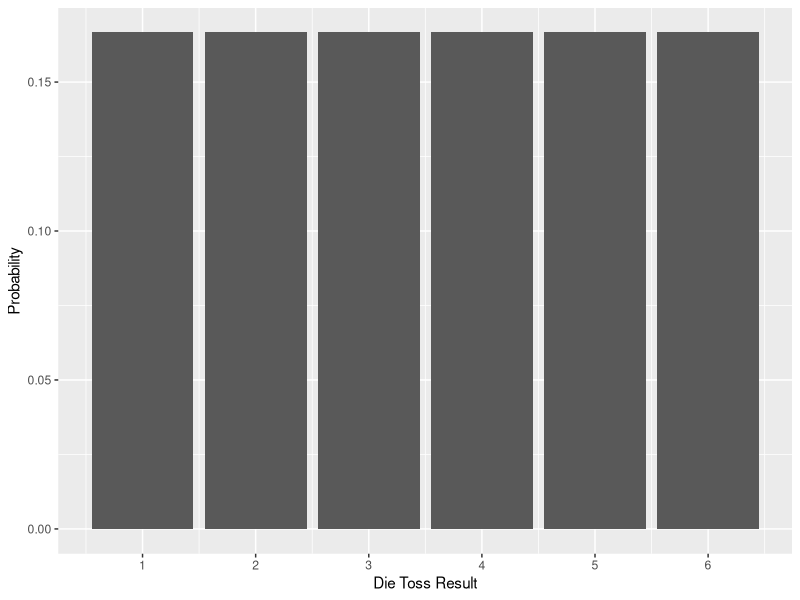
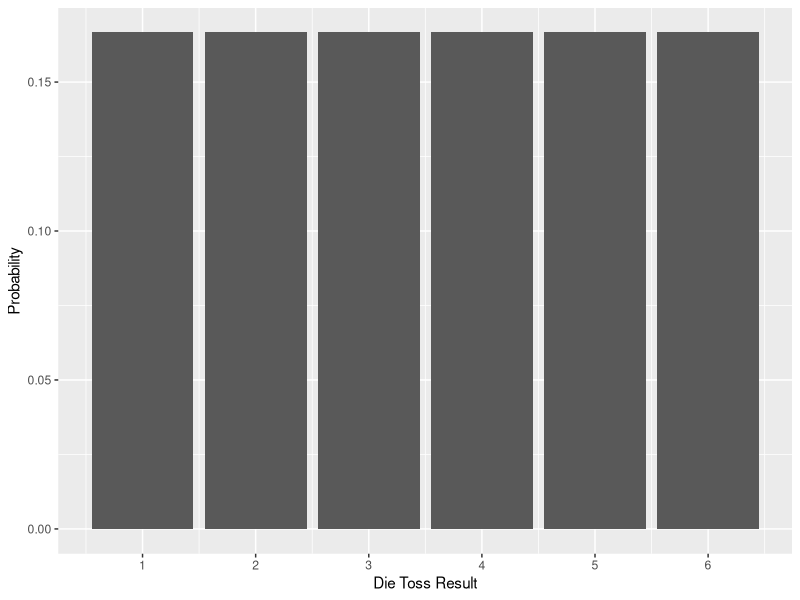
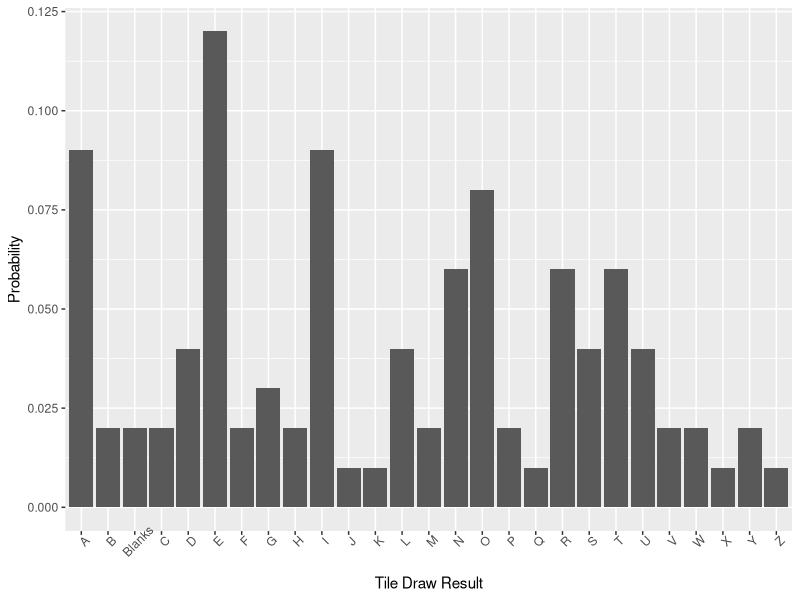
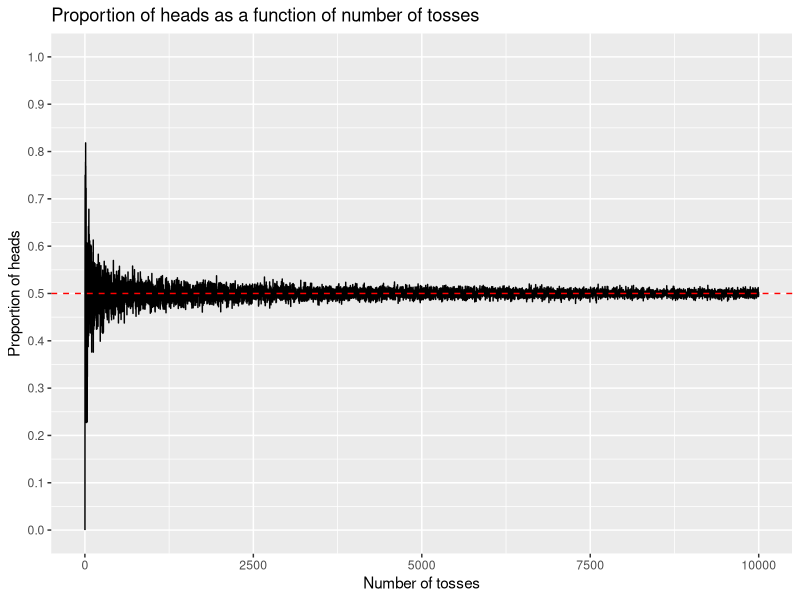
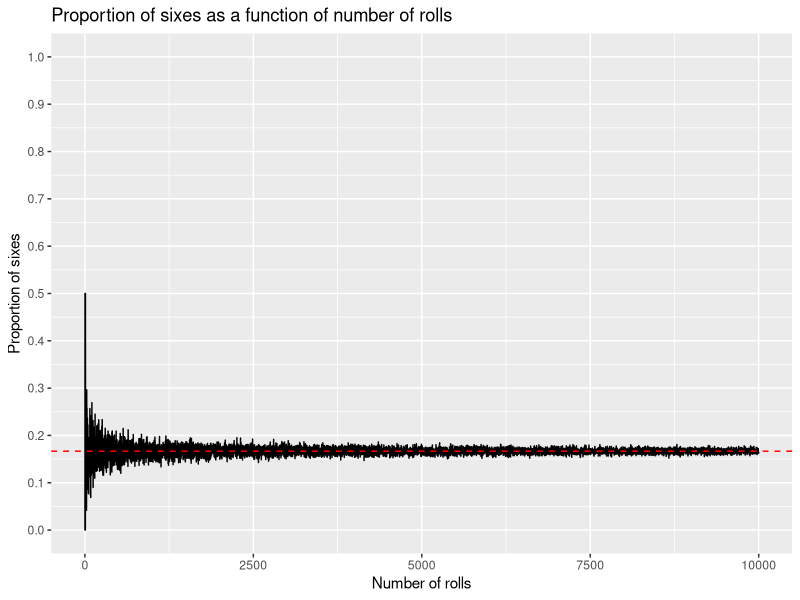
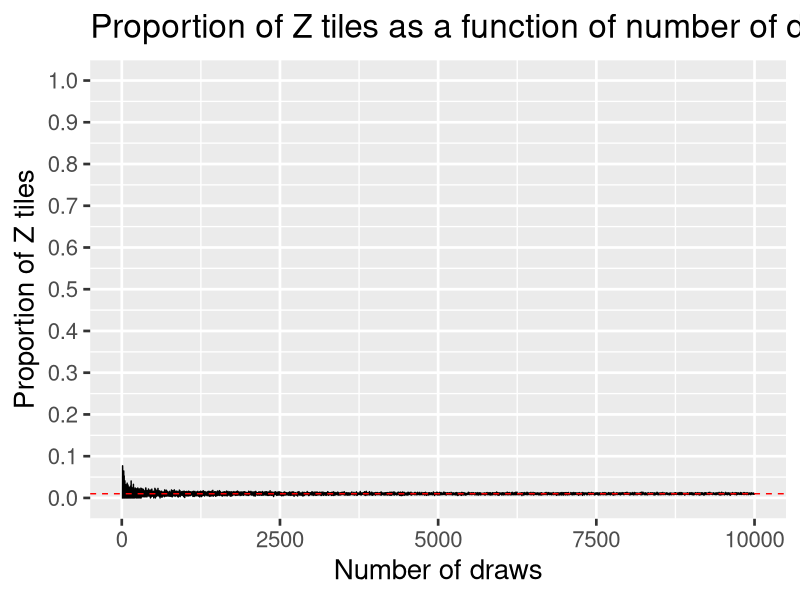
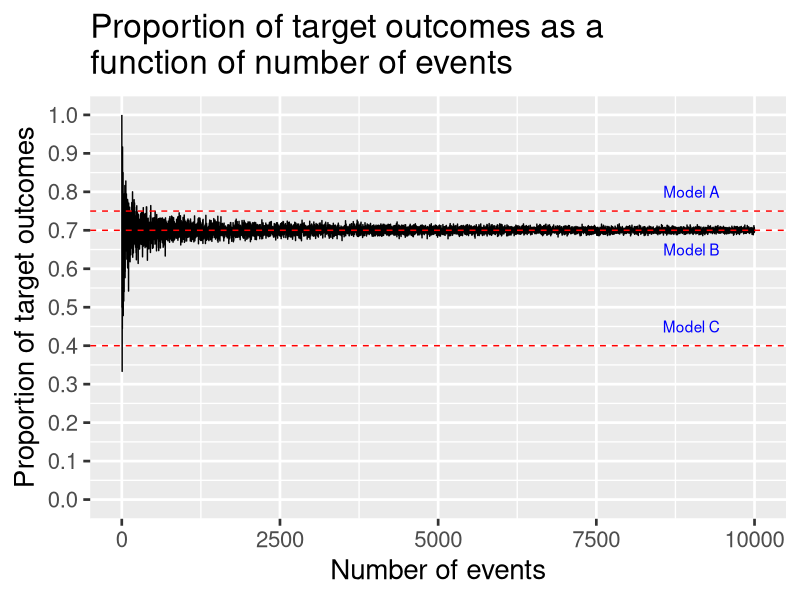
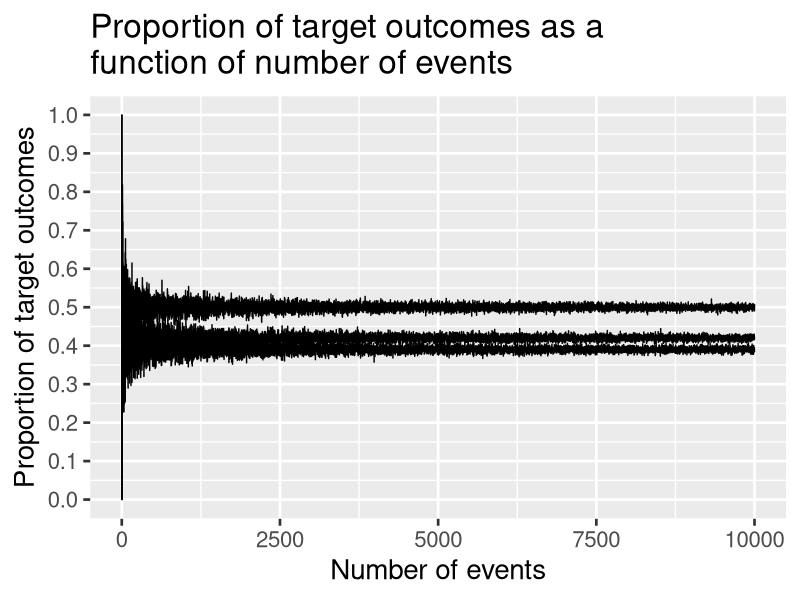

These charts were generated, in order, by the following R code:
## ---- chunk 1
library(tidyverse)
## ---- chunk 2
data.frame(die.toss = c(1:6), prob = rep(1/6, 6)) %>%
  ggplot(aes(x = die.toss, y = prob)) +
  geom_bar(stat = "identity") +
  scale_x_continuous("Die Toss Result", breaks=c(1:6)) +
  scale_y_continuous("Probability")
## ---- chunk 3
library(tidyverse)
## ---- chunk 4
data.frame(die.toss = c(1:6), prob = rep(1/6, 6)) %>%
  ggplot(aes(x = die.toss, y = prob)) +
  geom_bar(stat = "identity") +
  scale_x_continuous("Die Toss Result", breaks=c(1:6)) +
  scale_y_continuous("Probability")
## ---- chunk 5
#frequencies copied from scrabble.hasbro.com
letters = c("A-9", "B-2", "C-2", "D-4", "E-12", "F-2", "G-3", "H-2", "I-9", "J-1", "K-1", "L-4", "M-2", "N-6", "O-8", "P-2", "Q-1", "R-6", "S-4", "T-6", "U-4", "V-2", "W-2", "X-1", "Y-2", "Z-1", "Blanks-2")
data.frame(letters) %>%
  separate(letters, into = c("letters", "freq")) %>%
  mutate(freq = as.numeric(freq),
         prob = freq/sum(freq)) %>%
  ggplot(aes(x = letters, y = prob)) +
  geom_bar(stat = "identity") +
  scale_x_discrete("Tile Draw Result") +
  scale_y_continuous("Probability") +
  theme(axis.text.x = element_text(angle = 45))
## ---- chunk 6
set.seed(101719)
X = matrix(NA, ncol = 4, nrow = 10000)
for(S in 1:10000){
  X[S,1] = S
  X[S,2] = rbinom(n = 1, size = S, prob = .5)/S
  X[S,3] = rbinom(n = 1, size = S, prob = 1/6)/S
  X[S,4] = rbinom(n = 1, size = S, prob = .01)/S
}
X = as.data.frame(X); names(X) = c("num", "coin", "die", "scrabble")
## ---- chunk 7
X %>% ggplot(aes(x = num, y = coin)) + geom_line() + geom_hline(aes(yintercept = .5), color = "red", linetype = 2) + scale_x_continuous("Number of tosses") + scale_y_continuous("Proportion of heads", breaks = seq(0, 1, .1), limits = c(0,1)) + ggtitle("Proportion of heads as a function of number of tosses")
## ---- chunk 8
X %>% ggplot(aes(x = num, y = die)) + geom_line() + geom_hline(aes(yintercept = 1/6), color = "red", linetype = 2) + scale_x_continuous("Number of rolls") + scale_y_continuous("Proportion of sixes", breaks = seq(0, 1, .1), limits = c(0,1)) + ggtitle("Proportion of sixes as a function of number of rolls")
## ---- chunk 9
X %>% ggplot(aes(x = num, y = scrabble)) + geom_line() + geom_hline(aes(yintercept = .01), color = "red", linetype = 2) + scale_x_continuous("Number of draws") + scale_y_continuous("Proportion of Z tiles", breaks = seq(0, 1, .1), limits = c(0,1)) + ggtitle("Proportion of Z tiles as a function of number of draws")  + theme_gray(base_size = 20)
## ---- chunk 10
set.seed(101719)
TO = matrix(NA, ncol = 2, nrow = 10000)
for(S in 1:10000){
  TO[S,1] = S
  TO[S,2] = rbinom(n = 1, size = S, prob = .7)/S
}
TO = as.data.frame(TO); names(TO) = c("num", "prop")
label = data.frame(x = rep(9000,3), y = c(.8, .65, .45), 
                label = paste("Model", c("A", "B", "C")))

TO %>%
  ggplot(aes(x = num, y = prop)) + 
  geom_line() + 
  geom_hline(aes(yintercept = .7), color = "red", linetype = 2) + 
  geom_hline(aes(yintercept = .75), color = "red", linetype = 2) + 
  geom_hline(aes(yintercept = .4), color = "red", linetype = 2) + 
  geom_text(aes(x=x, y=y, label=label), data = label, color = "blue") +
  scale_x_continuous("Number of events") + 
  scale_y_continuous("Proportion of target outcomes", 
                     breaks = seq(0, 1, .1), limits = c(0,1)) + 
  ggtitle("Proportion of target outcomes as a \nfunction of number of events") +
  theme_gray(base_size = 20)
## ---- chunk 11
set.seed(101719)
TO = matrix(NA, ncol = 4, nrow = 10000)
for(S in 1:10000){
  TO[S,1] = S
  TO[S,2] = rbinom(n = 1, size = S, prob = .5)/S
  TO[S,3] = rbinom(n = 1, size = S, prob = .42)/S
  TO[S,4] = rbinom(n = 1, size = S, prob = .39)/S
}
TO = as.data.frame(TO); names(TO) = c("num", paste0("prop",1:3))

TO %>%
  ggplot(aes(x = num)) + 
  geom_line(aes(y=prop1)) + 
  geom_line(aes(y=prop2)) + 
  geom_line(aes(y=prop3)) + 
  scale_x_continuous("Number of events") + 
  scale_y_continuous("Proportion of target outcomes", 
                     breaks = seq(0, 1, .1), limits = c(0,1)) + 
  ggtitle("Proportion of target outcomes as a \nfunction of number of events") +
  theme_gray(base_size = 20)
